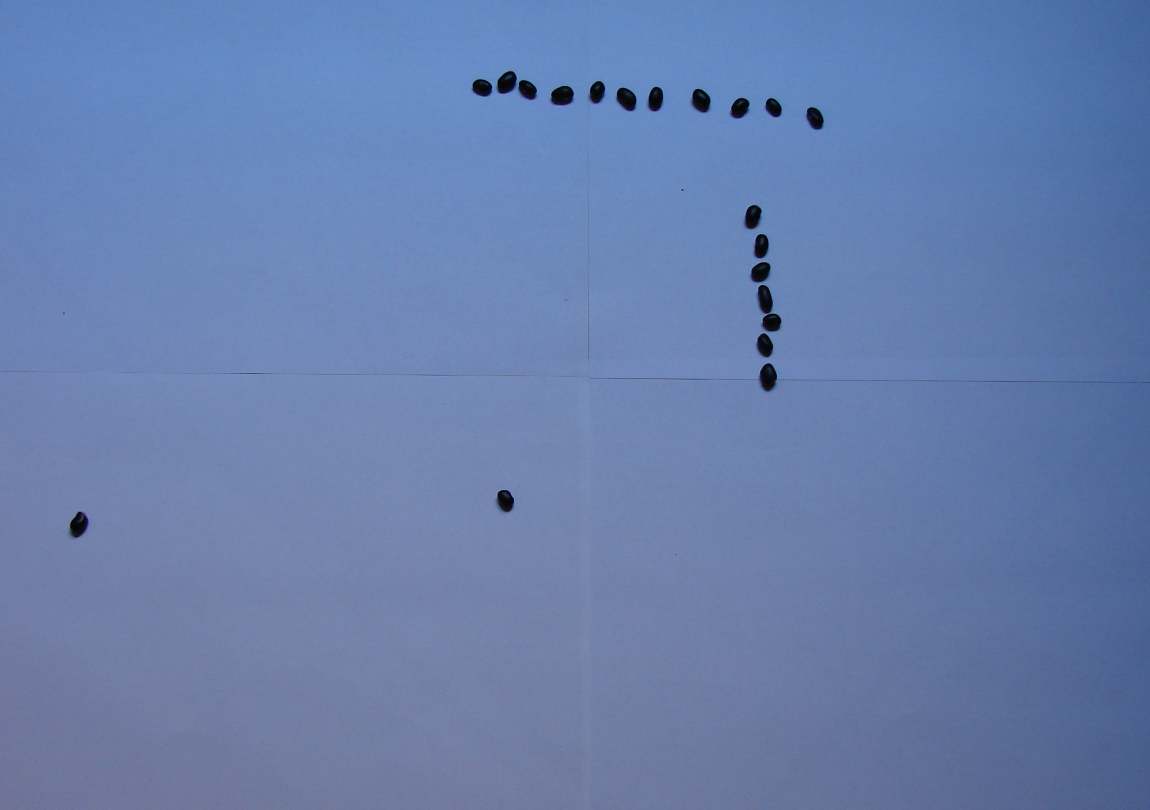
#> input picture imagens/20_3.JPG, 2300 x 1620 px, found by its file name (shown at 1/2 size); its folder holds only this picture in this run
$ jupyter execute 'metodo reflexo e borda.ipynb'
#> lines starting #> are read from the running program, lines starting #| are printed output that depends on the picture; after the words box and inside, x2 and y2 are one past the last pixel; in counts of white or black regions, pixels touching at a corner belong together
#> further down, image is the input picture: shape (1620, 2300, 3); mean B, G, R 173.4, 126.6, 103.4
[cell 1]
import cv2
import numpy as np
import os

def redimensionar(imagem,porcentagem):
#> called with porcentagem = 20
    width = int(imagem.shape[1] * porcentagem / 100)
#> width = 460
    height = int(imagem.shape[0] * porcentagem / 100)
#> height = 324
    dim = (width, height)
#> dim = (460, 324)
    resized = cv2.resize(imagem, dim, interpolation = cv2.INTER_AREA)
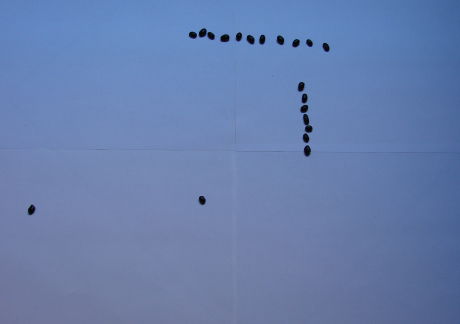
#> resized: shape (324, 460, 3); mean B, G, R 173.4, 126.6, 103.4
    return resized

[cell 2]
###Preparo para o loop
nomes_fotos=os.listdir(os.getcwd()+ '\\imagens')
certos= 0
diferenças= []
diferenca_nome = []
Area_find = []
feijoes_esperados = []
contours_find=[]
###Loop para cada foto
for arquivo in nomes_fotos:
    image= cv2.imread(os.getcwd()+ '\\imagens\\' + arquivo)
    image= redimensionar(image,20)
    image = image[75:395, 70:520]
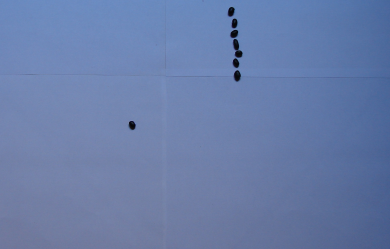
#> image: shape (249, 390, 3); mean B, G, R 169.5, 125.1, 104.8
    feijoes_esperados.append(int(arquivo[0:2]))
    image= cv2.cvtColor(image, cv2.COLOR_BGR2RGB)
    image_contour= image.copy()
    image_process= image.copy()
    ###Seleção de faixas de cores na foto
    lower = np.array([ 13, 17,  28])
    upper = np.array([60, 70,  99])
    image_mask= cv2.inRange(image_process, lower, upper)
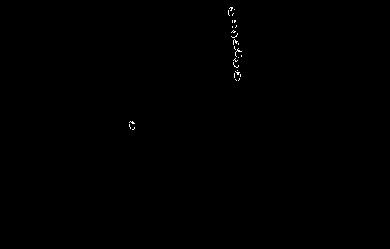
#> image_mask: shape (249, 390); 0.15% white in thin lines or dots, all inside (x1, y1, x2, y2) = (129, 7, 242, 130)
    contours, hierarchy= cv2.findContours(image_mask.copy(), cv2.RETR_EXTERNAL, cv2.CHAIN_APPROX_NONE)
#> contours = 27 contours, all with area under 20
    ###Seleção de contornos baseado na área
    contours_find=[]
    for i in contours:
        if cv2.contourArea(i) > 0.4:
            contours_find.append(i)
#> this loop made 27 passes
#> i on passes 4, 5, 6, 9, 12, 13, 16, 20, 21, 23, 24, 26: [[235, 79], [236, 80]], [[239, 78], [239, 79], [238, 80], [239, 79]], [[240, 74], [240, 75], [240, 76], [240, 75]], [[237, 70]], [[238, 57]], [[241, 55], [241, 56]], [[238, 43], [238, 44]], [[232, 26], [232, 27]], [[236, 25], [236, 26], [235, 27], [236, 26]], [[232, 20], [232, 21], [232, 22], [232, 21]], [[233, 13], [232, 14], [232, 15], [232, 14]], [[234, 9]]
#> after the loop, contours_find = 10 contours, all with area under 20
    number_of_objects_in_image= len(contours_find)
#> number_of_objects_in_image = 10
    ###Determinação de acertos e diferenças
    if number_of_objects_in_image/2 == int(arquivo[0:2]):
        certos+= 1
        diferenças.append(0)
    else:
        diferenca_nome.append(arquivo)
        diferenças.append(int(arquivo[0:2]) - number_of_objects_in_image)
###Saídas
print('Quantidade de contonos esperada: ', np.sum(feijoes_esperados))
print('O número de fotos é: ',str(len(nomes_fotos)))
print('O número de acertos é: '+str(certos))
print('As diferenças encontradas foram: ' ,diferenças)
#| As diferenças encontradas foram:  [10]
print("Fotos com diferença", diferenca_nome)

[cell 3]
#Visualização dos contornos escolhidos da última foto do loop
cv2.drawContours(image, contours_find, -1, (0, 255, 0), 1)
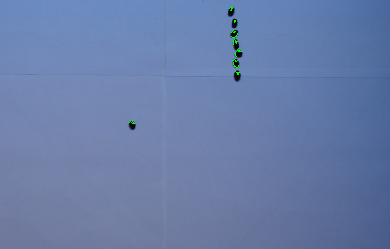
#> image: shape (249, 390, 3); mean R, G, B 104.8, 125.3, 169.4
cv2.imshow('Contours', image)
cv2.waitKey(0)
cv2.destroyAllWindows()
